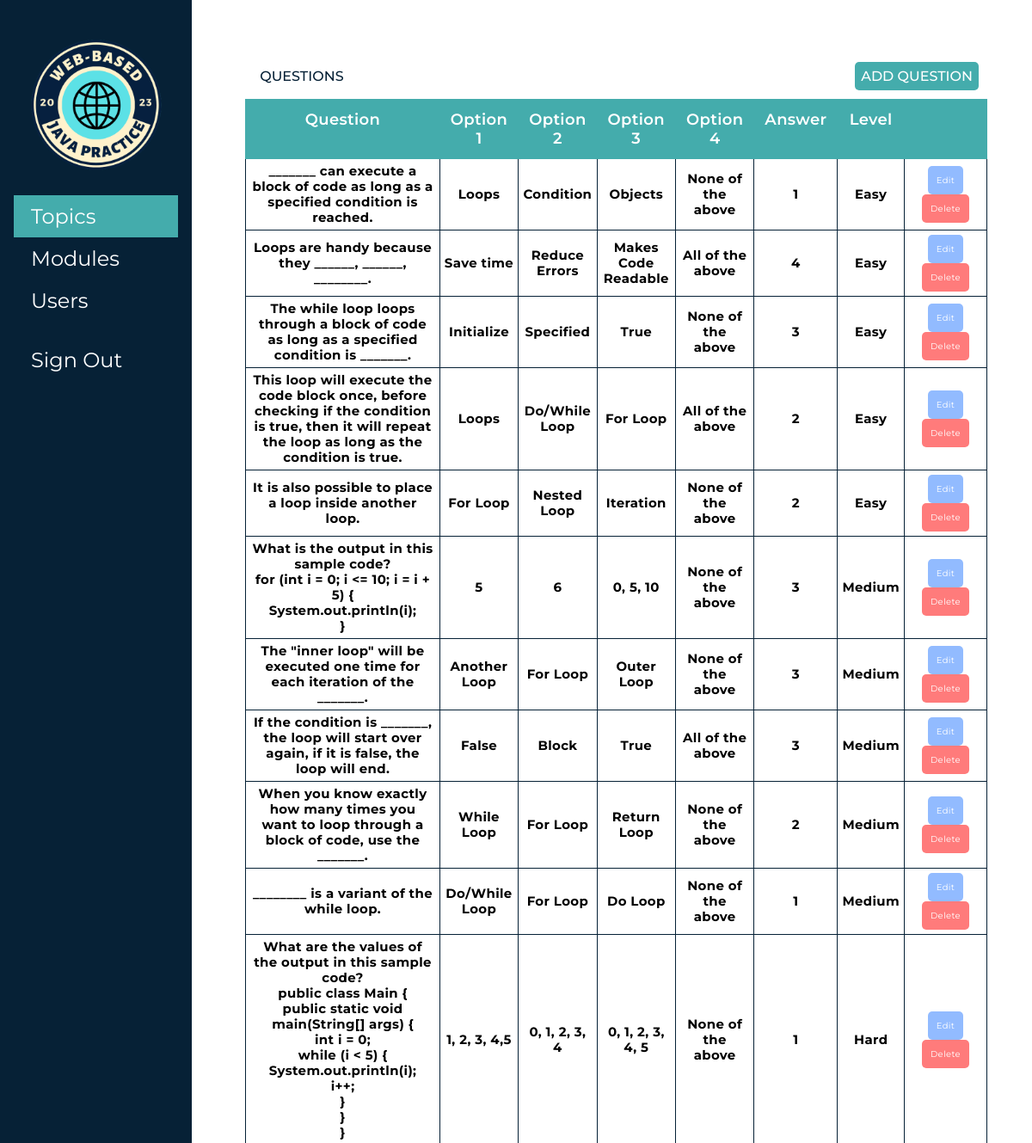
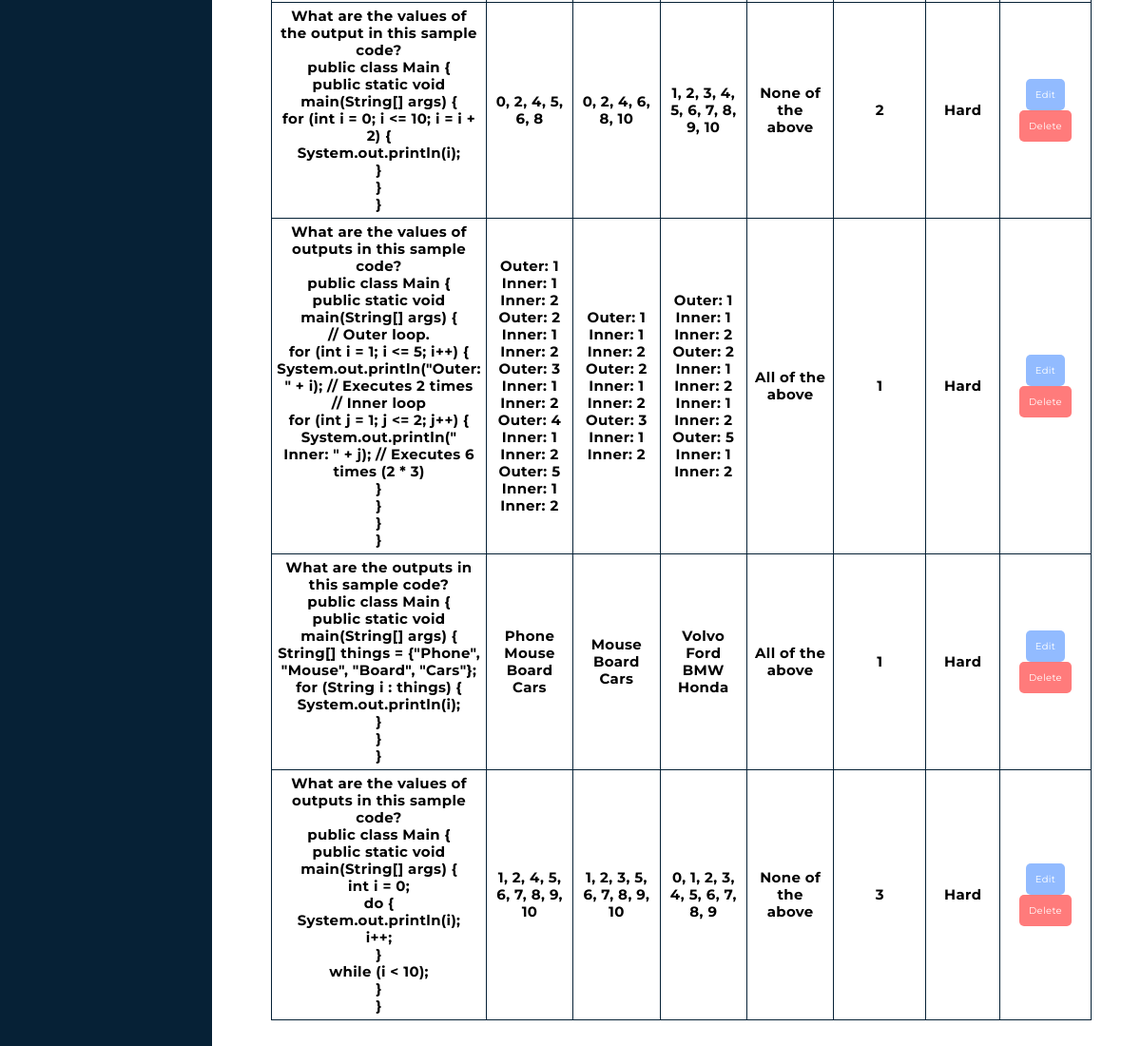
Screenshot of /admin-questions.php?topic_name=Java While Loop&Qtr=2nd Quarter with the database file from the repository (2 pictures, top to bottom).
### tables this page shows
CREATE TABLE `question_db` (
  `id` int NOT NULL,
  `question` varchar(500) NOT NULL,
  `opt1` varchar(500) NOT NULL,
  `opt2` varchar(500) NOT NULL,
  `opt3` varchar(500) NOT NULL,
  `opt4` varchar(500) NOT NULL,
  `answer` varchar(20) NOT NULL,
  `level` varchar(50) NOT NULL,
  `topic` varchar(5000) NOT NULL
);

### admin-questions.php (the view, shortened to what this page needs)
<?php
@include 'config.php';
if(isset($_GET['topic_name'])){
    $topic = $_GET['topic_name'];
}
?>
<!DOCTYPE html>
<html lang="en">
<head>
	<link rel="stylesheet" href="./assets/css/admin.css" />
</head>
<body>
	<div class="app">
		<aside class="sidebar">
            <div class="logo">
                <img src="./images/logo.png" alt="">
            </div>
			<nav class="menu">
				<a href="admin-main.php" class="menu-item is-active">Topics</a>
				<a href="admin-modules.php" class="menu-item ">Modules</a>
                <a href="admin-users.php" class="menu-item">Users</a>
                <a href="logout.php" class="menu-item is-out">Sign Out</a>
			</nav>
		</aside>
        <main class="content">
            <div class="dashboard">
                <div class="cards">
                    <div class="users">
                        <h1 class="name">Questions</h1>
                        <a class ="addBtn" href="admin-add-question.php?topic=<?php echo $topic ?>">Add Question</a>
                        <table class="table" >
                            <thead>
                                <tr>
                                    <th>Question</th>
                                    <th>Option 1</th>
                                    <th>Option 2</th>
                                    <th>Option 3</th>
                                    <th>Option 4</th>
                                    <th>Answer</th>
                                    <th>Level</th>
                                    <th></th>
                                </tr>
                            </thead>
                            <tbody>
                                <?php
                                    $select = mysqli_query($conn, "SELECT * FROM question_db where topic='$topic' order by id asc");
                                    while($row = mysqli_fetch_assoc($select)){
                                ?>
                                <tr>
                                    <td data-label="QUESTION:"><h5><?php echo $row['question']; ?></h5></td>
                                    <td data-label="OPTION 1:"><h5><?php echo $row['opt1']; ?></h5></td>
                                    <td data-label="OPTION 2:"><h5><?php echo $row['opt2']; ?></h5></td>
                                    <td data-label="OPTION 3:"><h5><?php echo $row['opt3']; ?></h5></td>
                                    <td data-label="OPTION 4:"><h5><?php echo $row['opt4']; ?></h5></td>
                                    <td data-label="ANSWER:"><h5><?php echo $row['answer']; ?></h5></td>
                                    <td data-label="LEVEL:"><h5><?php echo $row['level']; ?></h5></td>
                                    <td width="20%">
                                        <a class="edit" href="admin-edit-questions.php?id=<?php echo $row['id']; ?>,topic=<?php echo $row['topic']; ?>">Edit</a>
                                        <a class="delete" href="admin-questions.php?delete=<?php echo $row['id']; ?>&topic=<?php echo $topic ?>">Delete</a>
                                    </td>
                                <tr>
                                <?php   }; ?>
                            </tbody>
                        </table>
                    </div>
            </div>
        </main>
	</div>
</body>
</html>

### assets/css/admin.css (style rules this page uses)
* { font-family: 'Montserrat', sans-serif; margin:0; padding:0; box-sizing: border-box; outline: none; border:none; text-decoration: none; }
body { min-height: 100vh; }
* { margin: 0; padding: 0; box-sizing: border-box; font-family: 'Montserrat', sans-serif; }
.app { display: flex; min-height: 100vh; }
.sidebar { flex: 1 1 0; max-width: 250px; padding: 2rem 1rem; background-color: #062136; min-height: 100vh; }
.sidebar .menu .menu-item { display: block; text-decoration: none; font-size: 24px; padding: 10px 20px; color: #fff; display: flex; }
.sidebar .menu .menu-item:hover, .sidebar .menu .menu-item.is-active { background:#44acac; color: #fff; }
.content { flex: 1 1 0; padding: 2rem; }
.logo { display: flex; align-items: center; justify-content: center; margin-bottom: 15px; }
.logo img { height: 180px; width: 180px; }
.is-out { margin-top: 20px; }
.dashboard { min-height: 80vh; }
.dashboard .cards { margin-right: 50px; }
.users { width: 100%; margin: 30px 0 30px 30px; overflow: auto; }
.table { width: 100%; border-collapse: collapse; margin-top: 10px; }
.table thead { background: #44acac; }
.table thead tr th { font-size: 18px; font-weight: 600; letter-spacing: 0.35px; color: #FFF; padding: 12px; vertical-align: top; border: 1px solid #44acac; }
.table tbody tr td { font-size: 18px; letter-spacing: 0.35px; font-weight: normal; padding: 5px; text-align: center; border: 1px solid #062136 }
tbody .edit { color: #fff; padding: 10px; font-size: 10px; border-radius: 5px; background: #92bbff; display: inline-block; }
tbody .delete { color: #fff; padding: 10px; font-size: 10px; border-radius: 5px; background-color: #ff7b7b; display: inline-block; }
.addBtn { background-color: #44acac; margin: 10px; padding: 7px; float: right; border-radius: 5px; color: #fff; font-size: 16px; font-weight: 500; text-transform: uppercase; }
.name { margin: 10px; padding: 7px; float: left; border-radius: 5px; color: #062136; font-size: 16px; font-weight: 500; text-transform: uppercase; }

### rows the page displays
question_db: question "_______ can execute a block of code as long as a specified condition is reached.", opt1 "Loops", opt2 "Condition", opt3 "Objects", opt4 "None of the above", answer "1", level "Easy"
question_db: question "Loops are handy because they ______, ______, ________.", opt1 "Save time", opt2 "Reduce Errors", opt3 "Makes Code Readable", opt4 "All of the above", answer "4", level "Easy"
question_db: question "The while loop loops through a block of code as long as a specified condition is _______.", opt1 "Initialize", opt2 "Specified", opt3 "True", opt4 "None of the above", answer "3", level "Easy"
question_db: question "This loop will execute the code block once, before checking if the condition is true, then it will repeat the loop as long as the condition is true.", opt1 "Loops", opt2 "Do/While Loop", opt3 "For Loop", opt4 "All of the above", answer "2", level "Easy"
question_db: question "It is also possible to place a loop inside another loop.", opt1 "For Loop", opt2 "Nested Loop", opt3 "Iteration", opt4 "None of the above", answer "2", level "Easy"
question_db: question "What is the output in this sample code? for (int i = 0; i <= 10; i = i + 5) { System.out.println(i); }", opt1 "5", opt2 "6", opt3 "0, 5, 10", opt4 "None of the above", answer "3", level "Medium"
question_db: question "The \"inner loop\" will be executed one time for each iteration of the _______.", opt1 "Another Loop", opt2 "For Loop", opt3 "Outer Loop", opt4 "None of the above", answer "3", level "Medium"
question_db: question "If the condition is _______, the loop will start over again, if it is false, the loop will end.", opt1 "False", opt2 "Block", opt3 "True", opt4 "All of the above", answer "3", level "Medium"
question_db: question "When you know exactly how many times you want to loop through a block of code, use the _______.", opt1 "While Loop", opt2 "For Loop", opt3 "Return Loop", opt4 "None of the above", answer "2", level "Medium"
question_db: question "________ is a variant of the while loop.", opt1 "Do/While Loop", opt2 "For Loop", opt3 "Do Loop", opt4 "None of the above", answer "1", level "Medium"
question_db: question "What are the values of the output in this sample code? public class Main { public static void main(String[] args) { int i = 0; while (i < 5) { System.out.println(i); i++; } } }", opt1 "1, 2, 3, 4,5", opt2 "0, 1, 2, 3, 4", opt3 "0, 1, 2, 3, 4, 5", opt4 "None of the above", answer "1", level "Hard"
question_db: question "What are the values of the output in this sample code? public class Main { public static void main(String[] args) { for (int i = 0; i <= 10; i = i + 2) { System.out.println(i); } } }", opt1 "0, 2, 4, 5, 6, 8", opt2 "0, 2, 4, 6, 8, 10", opt3 "1, 2, 3, 4, 5, 6, 7, 8, 9, 10", opt4 "None of the above", answer "2", level "Hard"
question_db: question "What are the values of outputs in this sample code? public class Main { public static void main(String[] args) { // Outer loop. for (int i = 1; i <= 5; i++) { System.out.println(\"Outer: \" + i); // Executes 2 times // Inner loop for (int j = 1; j <= 2; j++) { System.out.println(\" Inner: \" + j); // Executes 6 times (2 * 3) } } } }", opt1 "Outer: 1 Inner: 1 Inner: 2 Outer: 2 Inner: 1 Inner: 2 Outer: 3 Inner: 1 Inner: 2 Outer: 4 Inner: 1 Inner: 2 Outer: 5 Inner: 1 Inner: 2", opt2 "Outer: 1 Inner: 1 Inner: 2 Outer: 2 Inner: 1 Inner: 2 Outer: 3 Inner: 1 Inner: 2", opt3 "Outer: 1 Inner: 1 Inner: 2 Outer: 2 Inner: 1 Inner: 2 Inner: 1 Inner: 2 Outer: 5 Inner: 1 Inner: 2", opt4 "All of the above", answer "1", level "Hard"
question_db: question "What are the outputs in this sample code? public class Main { public static void main(String[] args) { String[] things = {\"Phone\", \"Mouse\", \"Board\", \"Cars\"}; for (String i : things) { System.out.println(i); } } }", opt1 "Phone Mouse Board Cars", opt2 "Mouse Board Cars", opt3 "Volvo Ford BMW Honda", opt4 "All of the above", answer "1", level "Hard"
question_db: question "What are the values of outputs in this sample code? public class Main { public static void main(String[] args) { int i = 0; do { System.out.println(i); i++; } while (i < 10); } }", opt1 "1, 2, 4, 5, 6, 7, 8, 9, 10", opt2 "1, 2, 3, 5, 6, 7, 8, 9, 10", opt3 "0, 1, 2, 3, 4, 5, 6, 7, 8, 9", opt4 "None of the above", answer "3", level "Hard"
